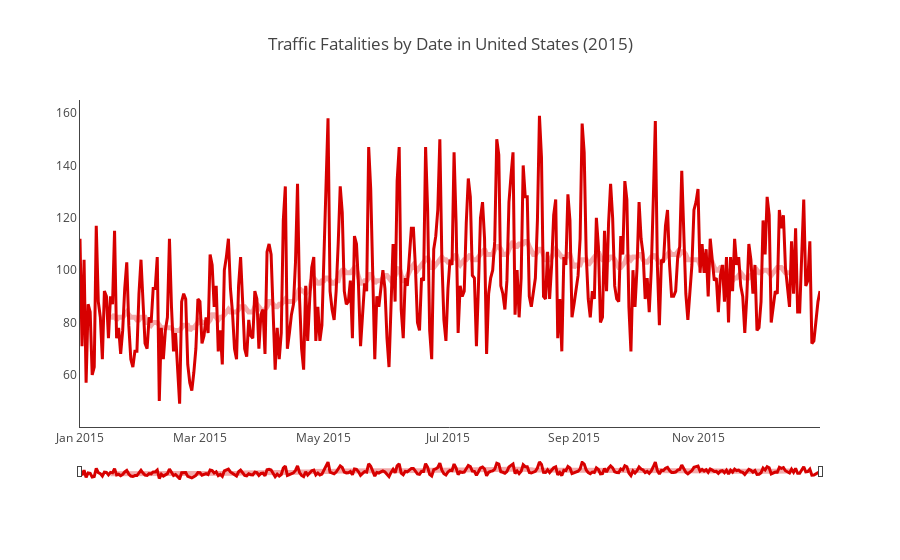

Notebook code for this chart:
### Code cell
# traffic fatalities by date
traffic_perdate = np.asarray(traffic_data.groupby('date')['fatalities'].sum())

# thirty day moving average of traffic fatalites by date
traffic_average = pd.Series(traffic_perdate).rolling(window=30).mean()
traffic_average = np.asarray(traffic_average.drop(traffic_average.index[:29]))
traffic_average = np.round(traffic_average, 0)

traffic_dates = np.arange('2015-01', '2016-01', dtype='datetime64[D]')
traffic_range = traffic_dates[15:351]

trace_date = go.Scatter(
             x = traffic_dates,
             y = traffic_perdate,
             mode = 'lines',
             name = 'Fatalities',
             line = dict(
                 color = 'rgb(215, 0, 0)',
                 width = 3)
             )

trace_mean = go.Scatter(
             x = traffic_range,
             y = traffic_average,
             mode = 'lines',
             name = 'Average',
             line = dict(
                 color = 'rgb(215, 0, 0)',
                 width = 5),
             opacity = 0.33
             )

layout = go.Layout(
         title = 'Traffic Fatalities by Date in United States (2015)',
         showlegend = False,
         xaxis = dict(
             rangeslider = dict(thickness = 0.05),
             type = 'date',
             showline = True,
             showgrid = False
         ),
         yaxis = dict(
             range = [40.1, 165],
             autotick = False,
             tick0 = 20,
             dtick = 20,
             showline = True,
             showgrid = False)
         )

data = [trace_date, trace_mean]
figure = dict(data = data, layout = layout)
iplot(figure)

### Figure 1 — Plotly figure (JSON) as saved in the notebook; plotly's stock layout.template omitted (floating-point values rounded to 4 significant figures; data arrays with more than 128 entries replaced by an {"elided": "..."} marker saying what was removed)
{"data": [{"line": {"color": "rgb(215, 0, 0)", "width": 3}, "mode": "lines", "name": "Fatalities", "type": "scatter", "x": {"elided": "365 str values"}, "y": {"elided": "365 int values"}}, {"line": {"color": "rgb(215, 0, 0)", "width": 5}, "mode": "lines", "name": "Average", "opacity": 0.33, "type": "scatter", "x": {"elided": "336 str values"}, "y": {"elided": "336 int values"}}], "layout": {"showlegend": false, "title": "Traffic Fatalities by Date in United States (2015)", "xaxis": {"rangeslider": {"thickness": 0.05}, "showgrid": false, "showline": true, "type": "date"}, "yaxis": {"autotick": false, "dtick": 20, "range": [40.1, 165], "showgrid": false, "showline": true, "tick0": 20}}}
